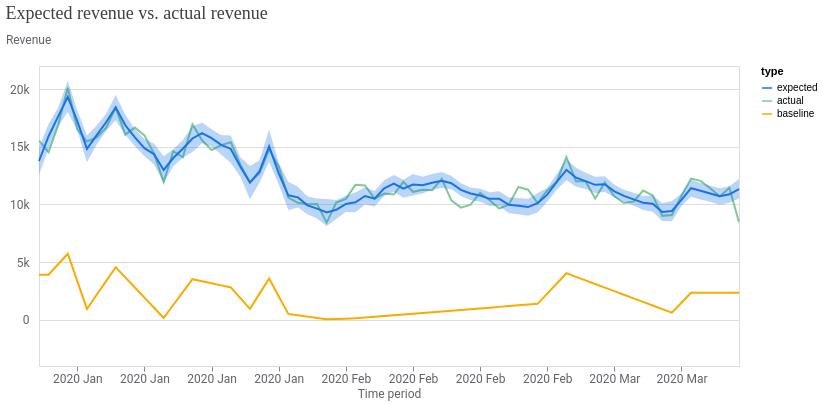

The cell this chart's notebook holds for it:
### Code cell
model_fit = visualizer.ModelFit(mmm)
model_fit.plot_model_fit()

### Figure 1 — Vega-Lite specification as saved in the notebook (floating-point values rounded to 4 significant figures; data arrays with more than 128 entries replaced by an {"elided": "..."} marker saying what was removed)
{"config": {"view": {"continuousWidth": 300, "continuousHeight": 300}, "axis": {"labelColor": "#5F6368", "labelFont": "Roboto", "labelFontSize": 12, "titleColor": "#5F6368", "titleFont": "Roboto", "titleFontSize": 12, "titleFontWeight": "normal"}}, "layer": [{"mark": {"type": "line"}, "encoding": {"color": {"field": "type", "scale": {"domain": ["expected", "actual", "baseline"], "range": ["#1A73E8", "#81C995", "#F9AB00"]}, "type": "nominal"}, "x": {"axis": {"domainColor": "#DADCE0", "format": "%Y %b", "grid": false, "tickCount": 8}, "field": "time", "title": "Time period", "type": "temporal"}, "y": {"axis": {"domain": false, "labelExpr": "replace(format(datum.value, '.3~s'), 'G', 'B')", "labelPadding": 10, "tickCount": 5, "ticks": false, "titleAlign": "left", "titleAngle": 0, "titleY": -20}, "field": "mean", "title": "Revenue", "type": "quantitative"}}}, {"mark": {"type": "rule", "opacity": 0}, "encoding": {"opacity": {"condition": {"param": "param_daae7590cf6ce0e8", "value": 0.3, "empty": false}, "value": 0}, "tooltip": [{"field": "time", "title": "Time period", "type": "temporal"}, {"field": "expected", "format": ",.0f", "title": "Expected", "type": "quantitative"}, {"field": "actual", "format": ",.0f", "title": "Actual", "type": "quantitative"}, {"field": "baseline", "format": ",.0f", "title": "Baseline", "type": "quantitative"}], "x": {"field": "time", "type": "temporal"}}, "name": "view_21c58b5dfdac7f61_1", "transform": [{"pivot": "type", "value": "mean", "groupby": ["time"]}]}, {"mark": {"type": "circle", "filled": false, "size": 36}, "encoding": {"color": {"field": "type", "legend": null, "scale": {"domain": ["expected", "actual", "baseline"], "range": ["#1A73E8", "#81C995", "#F9AB00"]}, "type": "nominal"}, "opacity": {"condition": {"param": "param_daae7590cf6ce0e8", "value": 1, "empty": false}, "value": 0}, "x": {"field": "time", "type": "temporal"}, "y": {"field": "mean", "type": "quantitative"}}}, {"mark": {"type": "area", "opacity": 0.3}, "encoding": {"color": {"field": "type", "legend": null, "scale": {"domain": ["expected"], "range": ["#1A73E8"]}, "type": "nominal"}, "x": {"field": "time", "type": "temporal"}, "y": {"field": "ci_hi", "type": "quantitative"}, "y2": {"field": "ci_lo"}}}], "data": {"name": "data-f8c5d301bacc5b8511da50b26c23b780"}, "params": [{"name": "param_daae7590cf6ce0e8", "select": {"type": "point", "clear": "pointerout", "fields": ["time"], "nearest": true, "on": "pointerover"}, "views": ["view_21c58b5dfdac7f61_1"]}], "resolve": {"scale": {"color": "independent"}}, "title": {"text": "Expected revenue vs. actual revenue", "anchor": "start", "color": "#3C4043", "font": "Google Sans Display", "fontSize": 18, "fontWeight": "normal", "offset": 10}, "width": 700, "$schema": "https://vega.github.io/schema/vega-lite/v6.4.1.json", "datasets": {"data-f8c5d301bacc5b8511da50b26c23b780": {"elided": "222 records"}}}
